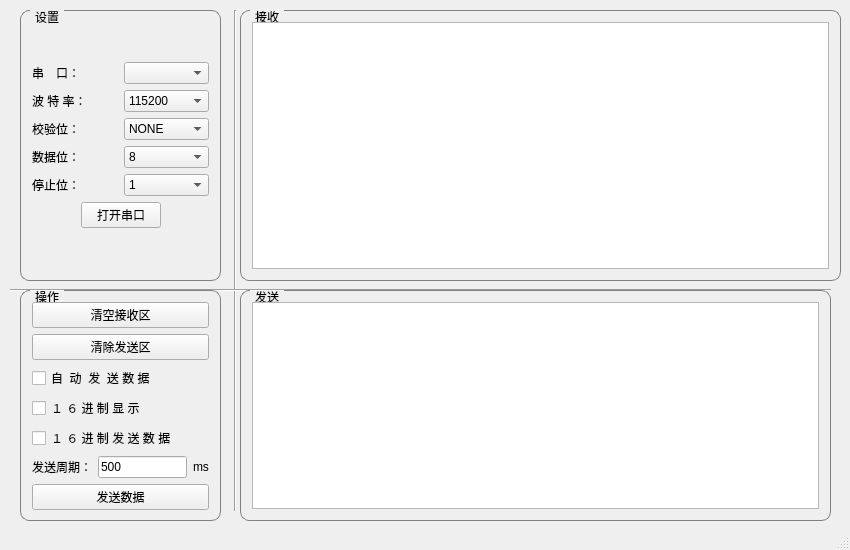
<?xml version="1.0" encoding="UTF-8"?>
<ui version="4.0">
 <class>MainWindow</class>
 <widget class="QMainWindow" name="MainWindow">
  <property name="geometry">
   <rect>
    <x>0</x>
    <y>0</y>
    <width>850</width>
    <height>550</height>
   </rect>
  </property>
  <property name="minimumSize">
   <size>
    <width>850</width>
    <height>550</height>
   </size>
  </property>
  <property name="maximumSize">
   <size>
    <width>850</width>
    <height>550</height>
   </size>
  </property>
  <property name="windowTitle">
   <string>串口助手</string>
  </property>
  <property name="windowIcon">
   <iconset resource="res.qrc">
    <normaloff>:/img/serialport.jpg</normaloff>:/img/serialport.jpg</iconset>
  </property>
  <property name="autoFillBackground">
   <bool>false</bool>
  </property>
  <widget class="QWidget" name="centralWidget">
   <widget class="QGroupBox" name="groupBox">
    <property name="enabled">
     <bool>true</bool>
    </property>
    <property name="geometry">
     <rect>
      <x>20</x>
      <y>10</y>
      <width>201</width>
      <height>271</height>
     </rect>
    </property>
    <property name="mouseTracking">
     <bool>false</bool>
    </property>
    <property name="focusPolicy">
     <enum>Qt::NoFocus</enum>
    </property>
    <property name="contextMenuPolicy">
     <enum>Qt::DefaultContextMenu</enum>
    </property>
    <property name="acceptDrops">
     <bool>false</bool>
    </property>
    <property name="autoFillBackground">
     <bool>false</bool>
    </property>
    <property name="styleSheet">
     <string notr="true">QGroupBox {
    border: 1px solid gray;
    border-radius: 9px;
	margin-top: 0.5em;
}

QGroupBox::title {
    subcontrol-origin: margin;
    left: 10px;
    padding: 0 3px 0 3px;
}</string>
    </property>
    <property name="locale">
     <locale language="Chinese" country="China"/>
    </property>
    <property name="title">
     <string>设置</string>
    </property>
    <property name="flat">
     <bool>false</bool>
    </property>
    <property name="checkable">
     <bool>false</bool>
    </property>
    <layout class="QVBoxLayout" name="verticalLayout_3">
     <item>
      <layout class="QVBoxLayout" name="verticalLayout">
       <item>
        <layout class="QHBoxLayout" name="horizontalLayout">
         <item>
          <widget class="QLabel" name="label">
           <property name="text">
            <string>串　口：　</string>
           </property>
          </widget>
         </item>
         <item>
          <widget class="QComboBox" name="serialPortComboBox"/>
         </item>
        </layout>
       </item>
       <item>
        <layout class="QHBoxLayout" name="horizontalLayout_2">
         <item>
          <widget class="QLabel" name="label_2">
           <property name="text">
            <string>波 特 率： </string>
           </property>
          </widget>
         </item>
         <item>
          <widget class="QComboBox" name="rateComboBox">
           <property name="currentIndex">
            <number>9</number>
           </property>
           <item>
            <property name="text">
             <string>300</string>
            </property>
           </item>
           <item>
            <property name="text">
             <string>600</string>
            </property>
           </item>
           <item>
            <property name="text">
             <string>1200</string>
            </property>
           </item>
           <item>
            <property name="text">
             <string>2400</string>
            </property>
           </item>
           <item>
            <property name="text">
             <string>4800</string>
            </property>
           </item>
           <item>
            <property name="text">
             <string>9600</string>
            </property>
           </item>
           <item>
            <property name="text">
             <string>19200</string>
            </property>
           </item>
           <item>
            <property name="text">
             <string>38400</string>
            </property>
           </item>
           <item>
            <property name="text">
             <string>57600</string>
            </property>
           </item>
           <item>
            <property name="text">
             <string>115200</string>
            </property>
           </item>
          </widget>
         </item>
        </layout>
       </item>
       <item>
        <layout class="QHBoxLayout" name="horizontalLayout_3">
         <item>
          <widget class="QLabel" name="label_3">
           <property name="text">
            <string>校验位：</string>
           </property>
          </widget>
         </item>
         <item>
          <widget class="QComboBox" name="checkBitComboBox">
           <item>
            <property name="text">
             <string>NONE</string>
            </property>
           </item>
           <item>
            <property name="text">
             <string>EVENT</string>
            </property>
           </item>
           <item>
            <property name="text">
             <string>OLD</string>
            </property>
           </item>
          </widget>
         </item>
        </layout>
       </item>
       <item>
        <layout class="QHBoxLayout" name="horizontalLayout_4">
         <item>
          <widget class="QLabel" name="label_4">
           <property name="text">
            <string>数据位：</string>
           </property>
          </widget>
         </item>
         <item>
          <widget class="QComboBox" name="dataBitComboBox">
           <item>
            <property name="text">
             <string>8</string>
            </property>
           </item>
           <item>
            <property name="text">
             <string>7</string>
            </property>
           </item>
           <item>
            <property name="text">
             <string>6</string>
            </property>
           </item>
          </widget>
         </item>
        </layout>
       </item>
       <item>
        <layout class="QHBoxLayout" name="horizontalLayout_5">
         <item>
          <widget class="QLabel" name="label_5">
           <property name="text">
            <string>停止位：</string>
           </property>
          </widget>
         </item>
         <item>
          <widget class="QComboBox" name="stopBitComboBox">
           <item>
            <property name="text">
             <string>1</string>
            </property>
           </item>
           <item>
            <property name="text">
             <string>2</string>
            </property>
           </item>
          </widget>
         </item>
        </layout>
       </item>
       <item>
        <layout class="QHBoxLayout" name="horizontalLayout_6">
         <item>
          <spacer name="horizontalSpacer">
           <property name="orientation">
            <enum>Qt::Horizontal</enum>
           </property>
           <property name="sizeHint" stdset="0">
            <size>
             <width>40</width>
             <height>20</height>
            </size>
           </property>
          </spacer>
         </item>
         <item>
          <widget class="QPushButton" name="openPushButton">
           <property name="text">
            <string>打开串口</string>
           </property>
          </widget>
         </item>
         <item>
          <spacer name="horizontalSpacer_2">
           <property name="orientation">
            <enum>Qt::Horizontal</enum>
           </property>
           <property name="sizeHint" stdset="0">
            <size>
             <width>40</width>
             <height>20</height>
            </size>
           </property>
          </spacer>
         </item>
        </layout>
       </item>
      </layout>
     </item>
    </layout>
   </widget>
   <widget class="Line" name="line">
    <property name="geometry">
     <rect>
      <x>210</x>
      <y>10</y>
      <width>51</width>
      <height>501</height>
     </rect>
    </property>
    <property name="orientation">
     <enum>Qt::Vertical</enum>
    </property>
   </widget>
   <widget class="Line" name="line_2">
    <property name="geometry">
     <rect>
      <x>10</x>
      <y>280</y>
      <width>821</width>
      <height>21</height>
     </rect>
    </property>
    <property name="orientation">
     <enum>Qt::Horizontal</enum>
    </property>
   </widget>
   <widget class="QGroupBox" name="groupBox_2">
    <property name="enabled">
     <bool>true</bool>
    </property>
    <property name="geometry">
     <rect>
      <x>20</x>
      <y>290</y>
      <width>201</width>
      <height>231</height>
     </rect>
    </property>
    <property name="mouseTracking">
     <bool>false</bool>
    </property>
    <property name="focusPolicy">
     <enum>Qt::NoFocus</enum>
    </property>
    <property name="contextMenuPolicy">
     <enum>Qt::DefaultContextMenu</enum>
    </property>
    <property name="acceptDrops">
     <bool>false</bool>
    </property>
    <property name="autoFillBackground">
     <bool>false</bool>
    </property>
    <property name="styleSheet">
     <string notr="true">QGroupBox {
    border: 1px solid gray;
    border-radius: 9px;
	margin-top: 0.5em;
}

QGroupBox::title {
    subcontrol-origin: margin;
    left: 10px;
    padding: 0 3px 0 3px;
}</string>
    </property>
    <property name="locale">
     <locale language="Chinese" country="China"/>
    </property>
    <property name="title">
     <string>操作</string>
    </property>
    <property name="flat">
     <bool>false</bool>
    </property>
    <property name="checkable">
     <bool>false</bool>
    </property>
    <layout class="QVBoxLayout" name="verticalLayout_2">
     <item>
      <layout class="QVBoxLayout" name="verticalLayout_4">
       <item>
        <widget class="QPushButton" name="clearRecvPushButton">
         <property name="text">
          <string>清空接收区</string>
         </property>
        </widget>
       </item>
       <item>
        <widget class="QPushButton" name="SendClearButton">
         <property name="text">
          <string>清除发送区</string>
         </property>
        </widget>
       </item>
       <item>
        <widget class="QCheckBox" name="autoSendCheckBox">
         <property name="text">
          <string>自  动  发  送 数 据</string>
         </property>
        </widget>
       </item>
       <item>
        <widget class="QCheckBox" name="hexShowCheckBox">
         <property name="text">
          <string>１ ６ 进 制 显 示</string>
         </property>
        </widget>
       </item>
       <item>
        <widget class="QCheckBox" name="hexSendcheckBox">
         <property name="text">
          <string>１ ６ 进 制 发 送 数 据</string>
         </property>
        </widget>
       </item>
       <item>
        <layout class="QHBoxLayout" name="horizontalLayout_26">
         <item>
          <widget class="QLabel" name="label_22">
           <property name="text">
            <string>发送周期：</string>
           </property>
          </widget>
         </item>
         <item>
          <widget class="QLineEdit" name="autoSendPeriodLineEdit">
           <property name="text">
            <string>500</string>
           </property>
          </widget>
         </item>
         <item>
          <widget class="QLabel" name="label_23">
           <property name="text">
            <string>ms</string>
           </property>
          </widget>
         </item>
        </layout>
       </item>
       <item>
        <layout class="QHBoxLayout" name="horizontalLayout_24">
         <item>
          <widget class="QPushButton" name="sendPushButton1">
           <property name="text">
            <string>发送数据</string>
           </property>
          </widget>
         </item>
        </layout>
       </item>
       <item>
        <layout class="QHBoxLayout" name="horizontalLayout_25"/>
       </item>
      </layout>
     </item>
    </layout>
   </widget>
   <widget class="QGroupBox" name="groupBox_3">
    <property name="enabled">
     <bool>true</bool>
    </property>
    <property name="geometry">
     <rect>
      <x>240</x>
      <y>10</y>
      <width>601</width>
      <height>271</height>
     </rect>
    </property>
    <property name="mouseTracking">
     <bool>false</bool>
    </property>
    <property name="focusPolicy">
     <enum>Qt::NoFocus</enum>
    </property>
    <property name="contextMenuPolicy">
     <enum>Qt::DefaultContextMenu</enum>
    </property>
    <property name="acceptDrops">
     <bool>false</bool>
    </property>
    <property name="autoFillBackground">
     <bool>false</bool>
    </property>
    <property name="styleSheet">
     <string notr="true">QGroupBox {
    border: 1px solid gray;
    border-radius: 9px;
	margin-top: 0.5em;
}

QGroupBox::title {
    subcontrol-origin: margin;
    left: 10px;
    padding: 0 3px 0 3px;
}</string>
    </property>
    <property name="locale">
     <locale language="Chinese" country="China"/>
    </property>
    <property name="title">
     <string>接收</string>
    </property>
    <property name="flat">
     <bool>false</bool>
    </property>
    <property name="checkable">
     <bool>false</bool>
    </property>
    <layout class="QVBoxLayout" name="verticalLayout_6">
     <item>
      <widget class="QTextEdit" name="recvTextEdit"/>
     </item>
    </layout>
   </widget>
   <widget class="QGroupBox" name="groupBox_4">
    <property name="enabled">
     <bool>true</bool>
    </property>
    <property name="geometry">
     <rect>
      <x>240</x>
      <y>290</y>
      <width>591</width>
      <height>231</height>
     </rect>
    </property>
    <property name="mouseTracking">
     <bool>false</bool>
    </property>
    <property name="focusPolicy">
     <enum>Qt::NoFocus</enum>
    </property>
    <property name="contextMenuPolicy">
     <enum>Qt::DefaultContextMenu</enum>
    </property>
    <property name="acceptDrops">
     <bool>false</bool>
    </property>
    <property name="autoFillBackground">
     <bool>false</bool>
    </property>
    <property name="styleSheet">
     <string notr="true">QGroupBox {
    border: 1px solid gray;
    border-radius: 9px;
	margin-top: 0.5em;
}

QGroupBox::title {
    subcontrol-origin: margin;
    left: 10px;
    padding: 0 3px 0 3px;
}</string>
    </property>
    <property name="locale">
     <locale language="Chinese" country="China"/>
    </property>
    <property name="title">
     <string>发送</string>
    </property>
    <property name="flat">
     <bool>false</bool>
    </property>
    <property name="checkable">
     <bool>false</bool>
    </property>
    <layout class="QVBoxLayout" name="verticalLayout_8">
     <item>
      <layout class="QHBoxLayout" name="horizontalLayout_27">
       <item>
        <widget class="QTextEdit" name="sendTextEdit1"/>
       </item>
      </layout>
     </item>
    </layout>
   </widget>
  </widget>
  <widget class="QStatusBar" name="statusBar"/>
  <widget class="QMenuBar" name="menuBar">
   <property name="geometry">
    <rect>
     <x>0</x>
     <y>0</y>
     <width>850</width>
     <height>23</height>
    </rect>
   </property>
  </widget>
 </widget>
 <layoutdefault spacing="6" margin="11"/>
 <resources>
  <include location="res.qrc"/>
 </resources>
 <connections/>
</ui>
